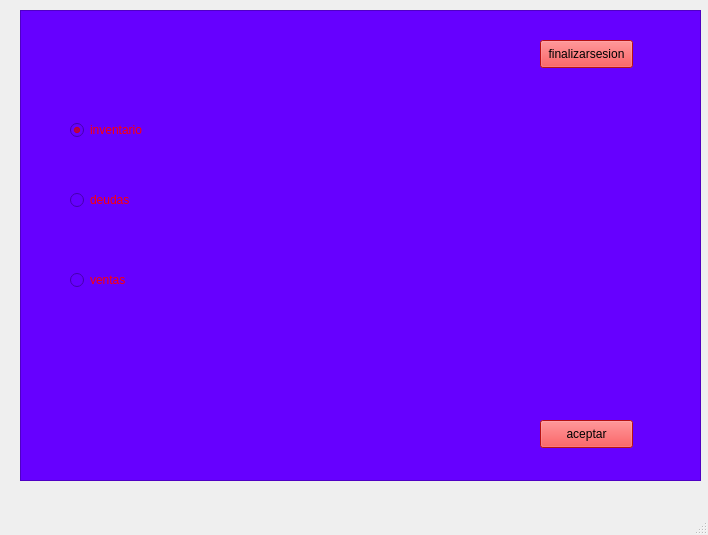
<?xml version="1.0" encoding="UTF-8"?>
<ui version="4.0">
 <class>MainWindow</class>
 <widget class="QMainWindow" name="MainWindow">
  <property name="geometry">
   <rect>
    <x>0</x>
    <y>0</y>
    <width>708</width>
    <height>535</height>
   </rect>
  </property>
  <property name="windowTitle">
   <string>MainWindow</string>
  </property>
  <widget class="QWidget" name="centralwidget">
   <widget class="QFrame" name="frame">
    <property name="geometry">
     <rect>
      <x>20</x>
      <y>10</y>
      <width>681</width>
      <height>471</height>
     </rect>
    </property>
    <property name="styleSheet">
     <string notr="true">background-color: rgb(102, 0, 255);</string>
    </property>
    <property name="frameShape">
     <enum>QFrame::StyledPanel</enum>
    </property>
    <property name="frameShadow">
     <enum>QFrame::Raised</enum>
    </property>
    <widget class="QPushButton" name="pushButton_4">
     <property name="geometry">
      <rect>
       <x>520</x>
       <y>30</y>
       <width>93</width>
       <height>28</height>
      </rect>
     </property>
     <property name="styleSheet">
      <string notr="true">background-color: rgb(255, 25, 28);</string>
     </property>
     <property name="text">
      <string>finalizarsesion</string>
     </property>
    </widget>
    <widget class="QPushButton" name="aceptar">
     <property name="geometry">
      <rect>
       <x>520</x>
       <y>410</y>
       <width>93</width>
       <height>28</height>
      </rect>
     </property>
     <property name="styleSheet">
      <string notr="true">background-color: rgb(255, 25, 28);</string>
     </property>
     <property name="text">
      <string>aceptar</string>
     </property>
    </widget>
    <widget class="QRadioButton" name="inventario">
     <property name="geometry">
      <rect>
       <x>50</x>
       <y>110</y>
       <width>95</width>
       <height>20</height>
      </rect>
     </property>
     <property name="styleSheet">
      <string notr="true">
color: rgb(255, 0, 4);</string>
     </property>
     <property name="text">
      <string>inventario</string>
     </property>
     <property name="checked">
      <bool>true</bool>
     </property>
    </widget>
    <widget class="QRadioButton" name="deudas">
     <property name="geometry">
      <rect>
       <x>50</x>
       <y>180</y>
       <width>95</width>
       <height>20</height>
      </rect>
     </property>
     <property name="styleSheet">
      <string notr="true">
color: rgb(255, 0, 4);</string>
     </property>
     <property name="text">
      <string>deudas</string>
     </property>
    </widget>
    <widget class="QRadioButton" name="ventas">
     <property name="geometry">
      <rect>
       <x>50</x>
       <y>260</y>
       <width>95</width>
       <height>20</height>
      </rect>
     </property>
     <property name="styleSheet">
      <string notr="true">
color: rgb(255, 0, 4);</string>
     </property>
     <property name="text">
      <string>ventas</string>
     </property>
    </widget>
   </widget>
  </widget>
  <widget class="QMenuBar" name="menubar">
   <property name="geometry">
    <rect>
     <x>0</x>
     <y>0</y>
     <width>708</width>
     <height>26</height>
    </rect>
   </property>
  </widget>
  <widget class="QStatusBar" name="statusbar"/>
 </widget>
 <resources/>
 <connections/>
</ui>
